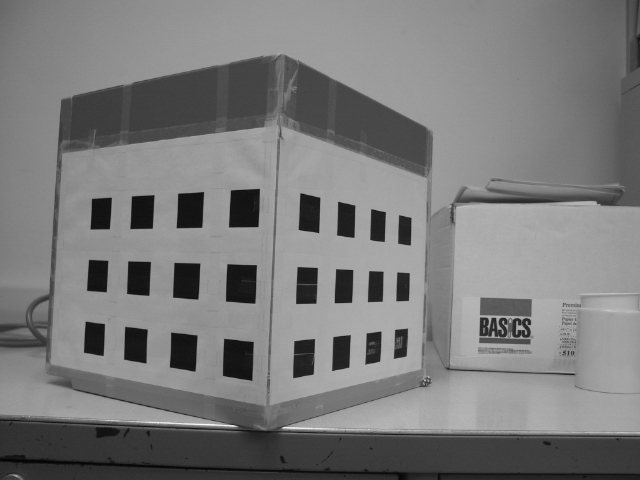
#> input picture im1.jpeg, 640 x 480 px
$ jupyter execute --allow-errors project3.ipynb
#> lines starting #> are read from the running program, lines starting #| are printed output that depends on the picture
[cell 1]
import cv2
import numpy as np

# Load the stereo images
left_img = cv2.imread('im1.jpeg', cv2.IMREAD_GRAYSCALE)
#> left_img is the input picture: shape (480, 640); min 3, max 249, mean 122.4
right_img = cv2.imread('im2.jpeg', cv2.IMREAD_GRAYSCALE)
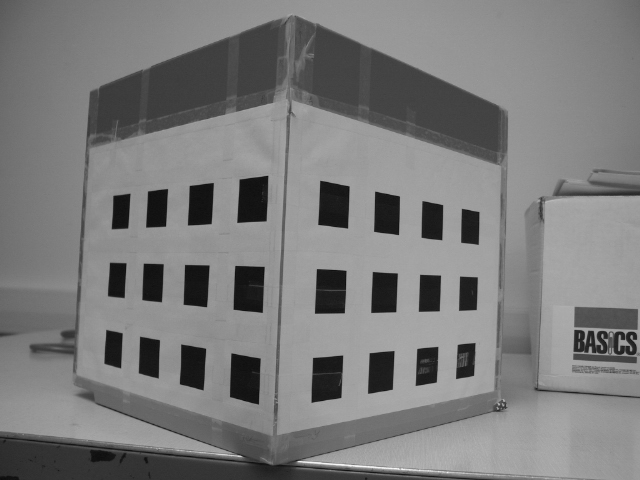
#> input picture im2.jpeg, 640 x 480 px
#> right_img is the input picture: shape (480, 640); min 11, max 249, mean 123.1

# Define the number of inner corners of the chessboard (for example, an 8x8 chessboard has 7x7 inner corners)
pattern_size = (7, 7)

# Find the chessboard corners in both images
ret_left, corners_left = cv2.findChessboardCorners(left_img, pattern_size)
#> ret_left = False; corners_left = None
ret_right, corners_right = cv2.findChessboardCorners(right_img, pattern_size)
#> ret_right = False; corners_right = None

if ret_left and ret_right:
    # Refine the detected corners
    criteria = (cv2.TERM_CRITERIA_EPS + cv2.TERM_CRITERIA_MAX_ITER, 30, 0.001)
    cv2.cornerSubPix(left_img, corners_left, (11, 11), (-1, -1), criteria)
    cv2.cornerSubPix(right_img, corners_right, (11, 11), (-1, -1), criteria)

    # These are your 2D points in each image
    points_2d_left = corners_left
    points_2d_right = corners_right
else:
    print("Could not find chessboard corners in one or both images.")

[cell 2]
left_img = cv2.imread('im1.jpeg', cv2.IMREAD_GRAYSCALE)
right_img = cv2.imread('im2.jpeg', cv2.IMREAD_GRAYSCALE)

[cell 3]
cv2.findChessboardCorners(left_img, (7,5))

[cell 4]
import cv2
import numpy as np

# 1. Load Images
img1 = cv2.imread("first_image.jpg")
img2 = cv2.imread("second_image.jpg")

# 2. Given 3D points and corresponding 2D points
# Replace with your data
object_points_left = np.array([
    [0, 1.5, 3.8],
    [0, 22.5, 3.8],
    [0, 22.5, 18.8],
    [0, 1.5, 18.8],
])

object_points_right = np.array([
    [24.3, 0, 3.8],
    [0, 22.5, 3.8],
    [0, 22.5, 18.8],
    [0, 1.5, 18.8],
])

# 3. Get 2D points (e.g., clicked on the images or detected automatically)
# For demonstration, let's assume they are:
image_points_left = np.array([
    # Example points, replace with detected coordinates
    [100, 100],
    [200, 100],
    [200, 200],
    [100, 200],
    [100, 50],
    [200, 50],
    [200, 250],
    [100, 250]
])

image_points_right = image_points_left + 5  # Just for demo, consider it's shifted by 5 pixels

# 4. Camera Calibration
#> (the rest of this cell did not finish here and is left out)

[cell 5]
import cv2

# Global variables
point_list = []
point_count = 0

# Mouse callback function
# [10 lines left out: function select_points, not called in this run]

# Read your image
img_left = cv2.imread('im1.jpeg')
img_right = cv2.imread('im2.jpeg')

# For left image
temp_img = img_left.copy()
cv2.imshow('Image', temp_img)
cv2.setMouseCallback('Image', select_points)
cv2.waitKey(0)

points_2d_left = point_list.copy()  # save the points for the left image
point_list.clear()  # clear the list to store points for the right image
point_count = 0  # reset point count

# For right image
temp_img = img_right.copy()
cv2.imshow('Image', temp_img)
cv2.setMouseCallback('Image', select_points)
cv2.waitKey(0)

points_2d_right = point_list

print("Points in left image:", points_2d_left)
print("Points in right image:", points_2d_right)

[cell 6]
import cv2
import numpy as np

# Given data
world_points_left = np.array([
    [  0.        ,  14.46666667,   3.8       ],
       [  0.        , 217.        ,   3.8       ],
       [  0.        , 217.        ,  18.8       ],
       [  0.        ,  14.46666667,  18.8       ],
], dtype=np.float32)

world_points_right = np.array([
 [394.        ,   0.        ,   3.8       ],
       [ 53.50617284,   0.        ,   3.8       ],
       [ 53.50617284,   0.        ,  18.8       ],
       [394.        ,   0.        ,  18.8       ],
], dtype=np.float32)

# Image dimensions
width = 1280
height = 720

# Approximate intrinsic matrix
fx = width
fy = height
cx = width / 2
cy = height / 2
intrinsic_matrix = np.array([[fx, 0, cx],
                             [0, fy, cy],
                             [0, 0, 1]], dtype=np.float32)


points_2d_left = np.array([(251, 379), (84, 352), (91, 201), (259, 190)], dtype=np.float32)
points_2d_right = np.array([(475, 373), (312, 402), (323, 185), (478, 214)], dtype=np.float32)

# Camera Calibration
#> (the rest of this cell did not finish here and is left out)

[cell 7]
import numpy as np

# Define your 3D and 2D points
points_3d = np.array([
    [0, 1.5, 3.8],
    [0, 22.5, 3.8],
    [0, 22.5, 18.8],
    [0, 1.5, 18.8],
    [24.3, 0, 3.8],
    [3.3, 0, 3.8],
    [3.3, 0, 18.8],
    [24.3, 0, 18.8]
])

points_2d_left = np.array([(251, 379), (84, 352), (91, 201), (259, 190)])
points_2d_right = np.array([(475, 373), (312, 402), (323, 185), (478, 214)])
points_2d = np.vstack((points_2d_left, points_2d_right))

# Compute 3D range
range_3d = np.max(points_3d, axis=0) - np.min(points_3d, axis=0)

# Compute 2D range
range_2d = np.max(points_2d, axis=0) - np.min(points_2d, axis=0)

# Compute scaling factors
scale_factors = range_2d / range_3d[:2]

# Scale the 3D points
points_3d_scaled = points_3d.copy()
points_3d_scaled[:, 0] *= scale_factors[0]
points_3d_scaled[:, 1] *= scale_factors[1]

print("Original 3D points:")
print(points_3d)
print("\nScaled 3D points:")
print(points_3d_scaled)

[cell 8]
points_3d_scaled

[cell 9]
import numpy as np
import cv2

# Image dimensions
width = 1280
height = 720

# Initialize intrinsic matrix
fx = width
fy = height
cx = width / 2
cy = height / 2
intrinsic_matrix = np.array([[fx, 0, cx],
                             [0, fy, cy],
                             [0, 0, 1]], dtype=np.float32)

# Initial distortion coefficients
dist_coeff = np.zeros((5,1), dtype=np.float32)

# Your 3D and 2D points
scaled_3d_points = np.array([
    [0, 14.46666667, 3.8],
    [0, 217, 3.8],
    [0, 217, 18.8],
    [0, 14.46666667, 18.8],
    [394, 0, 3.8],
    [53.50617284, 0, 3.8],
    [53.50617284, 0, 18.8],
    [394, 0, 18.8]
], dtype=np.float32)

points_2d_left = np.array([(251, 379), (84, 352), (91, 201), (259, 190)], dtype=np.float32)
points_2d_right = np.array([(475, 373), (312, 402), (323, 185), (478, 214)], dtype=np.float32)

# Camera Calibration
flags = 0
flags |= cv2.CALIB_FIX_INTRINSIC
#> (the rest of this cell did not finish here and is left out)

[cell 10]
import cv2
import numpy as np

# Reading the Images
left_img = cv2.imread("im1.jpeg")
right_img = cv2.imread("im2.jpeg")

# Known 3D world points and 2D image points
world_points = np.array([
    [0, 1.5, 0],
    [0, 22.5, 0],
    [0, 22.5, 0],
    [0, 1.5, 0],
    [24.3, 0, 0],
    [3.3, 0, 0],
    [3.3, 0, 0],
    [24.3, 0, 0]
], dtype=np.float32)

points_2d_left = np.array([
    [251, 379],
    [84, 352],
    [91, 201],
    [259, 190]
], dtype=np.float32)

points_2d_right = np.array([
    [475, 373],
    [312, 402],
    [323, 185],
    [478, 214]
], dtype=np.float32)

# Camera calibration
# Define image size
image_size = (left_img.shape[1], left_img.shape[0])  # (width, height)

# Initial camera matrix - assuming roughly central principal point and aspect ratio = 1
initial_camera_matrix = np.array([[1000, 0, image_size[0]/2], [0, 1000, image_size[1]/2], [0, 0, 1]])
#> (the rest of this cell did not finish here and is left out)

[cell 11]
import cv2
import numpy as np

# Load the left and right images in grayscale
imgL = cv2.imread('im1.jpeg', 0)
imgR = cv2.imread('im2.jpeg', 0)

# Use StereoSGBM to calculate disparity
window_size = 5
min_disp = 32
num_disp = 112-min_disp
stereo = cv2.StereoSGBM_create(minDisparity = min_disp,
    numDisparities = num_disp,
    blockSize = 16,
    P1 = 8*3*window_size**2,
    P2 = 32*3*window_size**2,
    disp12MaxDiff = 1,
    uniquenessRatio = 10,
    speckleWindowSize = 100,
    speckleRange = 32
)

[cell 12]
disparity = stereo.compute(imgL,imgR).astype(np.float32) / 16.0
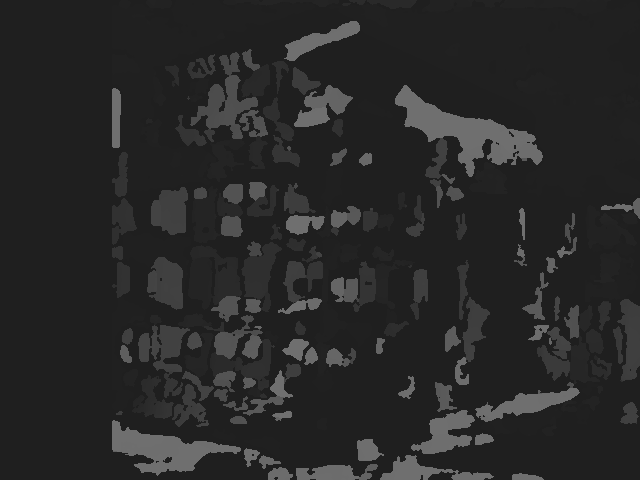
#> disparity: shape (480, 640) float32; min 31, max 111, mean 40.2

[cell 13]
disparity

[cell 14]
h, w = imgL.shape[:2]
f = 0.8 * w  # guess for focal length
Q = np.float32([[1, 0, 0, -0.5 * w],
                    [0, -1, 0, 0.5 * h],  # turn points 180 deg around x-axis,
                    [0, 0, 0, -f],  # so that y-axis looks up
                    [0, 0, 1, 0]])

[cell 15]
points = cv2.reprojectImageTo3D(disparity, Q)
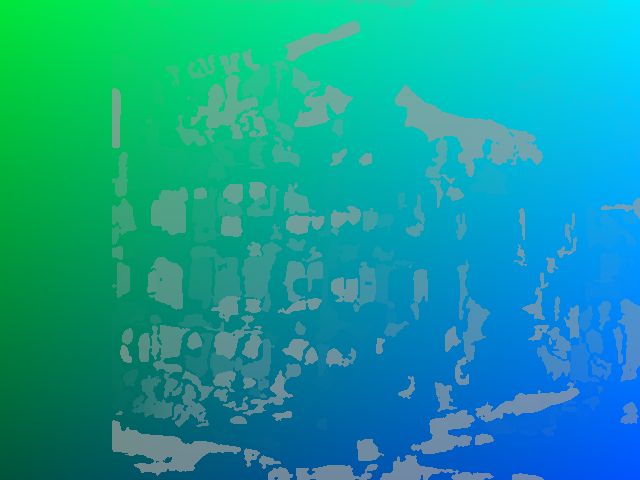
#> points: shape (480, 640, 3) float32; mean of channels 0, 1, 2 -0.0834, 0.125, -14.62; drawn with min black and max white

[cell 16]
points

[cell 17]
left_img
cv2.findChessboardCorners(left_img, (8,7))

[cell 18]
left_img

[cell 19]
import cv2
left = cv2.imread('im1.jpeg')

[cell 20]
gray = cv2.cvtColor(left, cv2.COLOR_BGR2GRAY)
cv2.findChessboardCornersSBWithMeta(gray, (6,4), None)

[cell 21]
import numpy as np
import cv2

# Define 3D world coordinates of 4 known points
world_points = np.array([
    [0, 1.5, 3.8],
    [0, 22.5, 3.8],
    [0, 22.5, 18.8],
    [0, 1.5, 18.8],
    [24.3, 0, 3.8],
    [3.3, 0, 3.8],
    [3.3, 0, 18.8],
    [24.3, 0, 18.8]
], dtype=np.float32).reshape(1, -1, 3)

# Define corresponding 2D image points
#407 356
points_2d_left = np.array([
    (251, 379),
    (84, 352),
    (91, 201),
    (259, 190),
    (407, 356),
    (294, 379),
    (300, 195),
    (411, 219),
], dtype=np.float32).reshape(1, -1, 2)

# Calibrate the camera
#> (the rest of this cell did not finish here and is left out)

[cell 22]
import math
import cv2
import numpy as np


with open('im1_points.txt', 'r') as f:
#> (reads im1_points.txt from the repository)
    points1 = f.readlines()

with open('im2_points.txt', 'r') as f:
#> (reads im2_points.txt from the repository)
    points2 = f.readlines()

with open('3DCoordinates.txt', 'r') as f:
#> (reads 3DCoordinates.txt from the repository)
    points_3d = f.readlines()

points1 = [point.split() for point in points1]  # 2D image points
points2 = [point.split() for point in points2]  # 2D image points
points_3d = [point.split() for point in points_3d]  # 3D world points
im1 = cv2.imread('im1.jpeg', cv2.IMREAD_GRAYSCALE)
im2 = cv2.imread('im2.jpeg', cv2.IMREAD_GRAYSCALE)


def camera_calibration(image_points, world_points):
    A = np.zeros((len(image_points) * 2, 12))
    for i, (image, object) in enumerate(zip(image_points, world_points)):
        X, Y, Z = [float(point) for point in object]
        x, y = [float(point) for point in image]
        A[2 * i, :] = [-X, -Y, -Z, -1, 0, 0, 0, 0, x * X, x * Y, x * Z, x]
        A[2 * i + 1, :] = [0, 0, 0, 0, -X, -Y, -Z, -1, y * X, y * Y, y * Z, y]
    # Perform SVD decomposition
    _, _, V = np.linalg.svd(A)
    P = V[-1].reshape((3, 4))

    # Extract camera parameters from V
    camera_params = V[-1, :12]
    camera_params /= camera_params[-1]  # Normalize the parameters

    print(f'Camera parameters: \n {camera_params}')
    # Compute the calibration error
    projection_error = 0.0
    for i, (image, object) in enumerate(zip(image_points, world_points)):
        X = [float(point) for point in object]
        X.append(1)
        x = [float(point) for point in image]
        x.append(1)

        projected_x = np.dot(camera_params.reshape((3, 4)), X)
        projected_x /= projected_x[-1]  # Normalizing
        projection_error += np.linalg.norm(projected_x[:-1] - x[:-1])

    mean_error = projection_error / len(image_points)
    print("Mean reprojection error: {}".format(mean_error))

    return camera_params


def calculate_fundamental_matrix(img1, img2):
    sift = cv2.SIFT_create()

    # Detect keypoints and compute descriptors for both images
    keypoints1, descriptors1 = sift.detectAndCompute(img1, None)
    keypoints2, descriptors2 = sift.detectAndCompute(img2, None)

    # Initialize Brute-Force Matcher
    bf = cv2.BFMatcher()

    # Match descriptors
    matches = bf.knnMatch(descriptors1, descriptors2, k=2)

    # Apply ratio test to keep good matches
    good_matches = []
    for m, n in matches:
        if m.distance < 0.75 * n.distance:
            good_matches.append(m)

    # Extract corresponding keypoints
    src_pts = np.float32([keypoints1[m.queryIdx].pt for m in good_matches]).reshape(-1, 1, 2)
    dst_pts = np.float32([keypoints2[m.trainIdx].pt for m in good_matches]).reshape(-1, 1, 2)

    # Compute fundamental matrix using RANSAC
    fundamental_matrix, mask = cv2.findFundamentalMat(src_pts, dst_pts, cv2.FM_RANSAC)

    print(fundamental_matrix)
    return fundamental_matrix


# [147 lines left out: functions calculate_zncc, drawEpipolarLine, three_dimensional_reconstruction, not called in this run]

M1 = camera_calibration(points1, points_3d)
M2 = camera_calibration(points2, points_3d)
F = calculate_fundamental_matrix(im1, im2)
#> in calculate_fundamental_matrix, `keypoints1, descriptors1 = sift.detectAndCompute(img1, None)`: keypoints1 = 429 keypoints; strongest (x, y, size): (245, 208, 23.1), (186, 281, 20.8), (241, 283, 23.6), (142, 212, 18.4)
#> in calculate_fundamental_matrix, `keypoints2, descriptors2 = sift.detectAndCompute(img2, None)`: keypoints2 = 369 keypoints; strongest (x, y, size): (333, 205, 25), (384, 293, 21.2), (381, 371, 21), (330, 291, 25.3)
#> in calculate_fundamental_matrix, `matches = bf.knnMatch(descriptors1, descriptors2, k=2)`: matches = 429 matches
#> after the loop in calculate_fundamental_matrix, `for m, n in matches:`: good_matches = 147 matches
#> in calculate_fundamental_matrix, `src_pts = np.float32([keypoints1[m.queryIdx].pt for m in good_matches]..`: src_pts = 147 rows, first 8: [47.54, 359.8], [66.29, 156.1], [67.21, 379.8], [67.21, 379.8], [69.67, 93.99], [69.79, 94.61], [72.23, 158.6], [74.9, 308]
#> in calculate_fundamental_matrix, `dst_pts = np.float32([keypoints2[m.trainIdx].pt for m in good_matches]..`: dst_pts = 147 rows, first 8: [74.21, 370.7], [92.66, 150.2], [90.52, 393], [90.52, 393], [96.59, 85.95], [96.59, 85.95], [92.66, 150.2], [99.77, 314.7]
#> in calculate_fundamental_matrix, `fundamental_matrix, mask = cv2.findFundamentalMat(src_pts, dst_pts, cv..`: fundamental_matrix = [[1.81e-07, 4.22e-05, -0.0119], [-4.97e-05, -7.02e-07, 0.0456], [0.0139, -0.0494, 1]]; mask = 147 values, max 1 at index 0, min 0 at index 4, mean 0.803
#| [[ 1.81027797e-07  4.21788655e-05 -1.18716237e-02]
#|  [-4.96572594e-05 -7.02350956e-07  4.55563961e-02]
#|  [ 1.39292079e-02 -4.94497562e-02  1.00000000e+00]]
#> F has the same summary as fundamental_matrix in calculate_fundamental_matrix

# [9 lines left out: function click_and_mark, not called in this run]


cv2.imshow('Image1', im1)
cv2.setMouseCallback('Image1', click_and_mark)

while True:
    key = cv2.waitKey(1) & 0xFF
#> (key q is pressed here)
    # Press 'q' to quit and save the points
    if key == ord('q'):
        break

[cell 23]
points_2d_left
img1 = cv2.imread('im1.jpeg')
im2 = cv2.imread('im2.jpeg')

#> (the rest of this cell did not finish here and is left out)

[cell 24]
import cv2
import numpy as np

[cell 25]
img1 = cv2.imread('im1.jpeg', 0)
img2 = cv2.imread('im2.jpeg', 0)

keypoints1, descriptors1 = cv2.SIFT_create().detectAndCompute(img1, None)
keypoints2, descriptors2 = cv2.SIFT_create().detectAndCompute(img2, None)

bf = cv2.BFMatcher(cv2.NORM_L2, crossCheck=True)
matches = bf.match(descriptors1, descriptors2)
#> matches = 191 matches
matches = sorted(matches, key=lambda x: x.distance)

points1 = np.float32([keypoints1[match.queryIdx].pt for match in matches]).reshape(-1, 1, 2)
#> points1 = 191 rows, first 8: [115.6, 92.59], [275.3, 213.1], [514.3, 320.7], [337.7, 141.4], [355.9, 148], [481.5, 326], [368.2, 152.8], [484.9, 334.4]
points2 = np.float32([keypoints2[match.trainIdx].pt for match in matches]).reshape(-1, 1, 2)
#> points2 = 191 rows, first 8: [134.8, 78.68], [279.9, 303.8], [616.6, 334.2], [372.8, 120.3], [401.7, 129.1], [576.1, 339.8], [417.8, 134.5], [580.5, 350]

[cell 26]
F, mask = cv2.findFundamentalMat(points1, points2, cv2.FM_LMEDS)
#> F = [[2.18e-07, 4.56e-05, -0.0122], [-5.26e-05, -1.21e-06, 0.0462], [0.014, -0.0499, 1]]; mask = 191 values, max 1 at index 0, min 0 at index 1, mean 0.717

[cell 27]
F
#> Out has the same summary as F

[cell 28]
mask
#> Out has the same summary as mask

[cell 29]
pts1 = points1[mask.ravel() == 1]
#> pts1 = 137 rows, first 8: [115.6, 92.59], [514.3, 320.7], [337.7, 141.4], [355.9, 148], [481.5, 326], [368.2, 152.8], [484.9, 334.4], [268.1, 392.5]
pts2 = points2[mask.ravel() == 1]
#> pts2 = 137 rows, first 8: [134.8, 78.68], [616.6, 334.2], [372.8, 120.3], [401.7, 129.1], [576.1, 339.8], [417.8, 134.5], [580.5, 350], [275.4, 419.9]

[cell 30]
height, width = img1.shape[:2]
_, h_1, h_2 = cv2.stereoRectifyUncalibrated(pts1, pts2, F, (width, height))
#> h_1 = [[0.0316, -2.21e-05, 5.56], [-0.0203, 0.0506, 4.38], [-7.63e-05, -4.28e-06, 0.0676]]; h_2 = [[0.59, 0.0225, 125.9], [-0.345, 0.988, 113.5], [-0.00128, -4.88e-05, 1.42]]

[cell 31]
img_l_rect = cv2.warpPerspective(img1, h_1, (width, height))
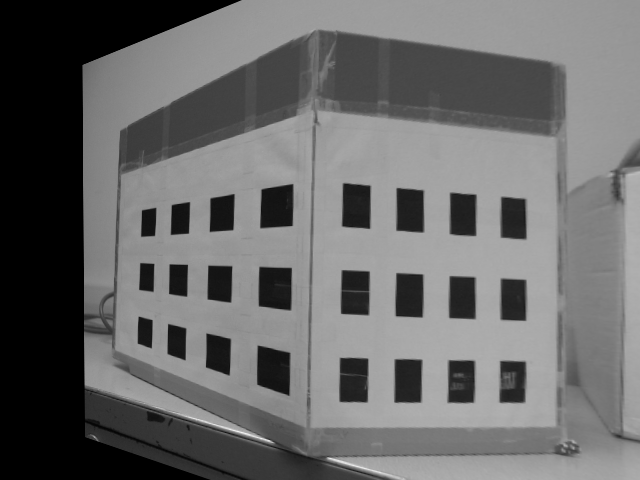
#> img_l_rect: shape (480, 640); min 0, max 243, mean 105.5
img_r_rect = cv2.warpPerspective(img2, h_2, (width, height))
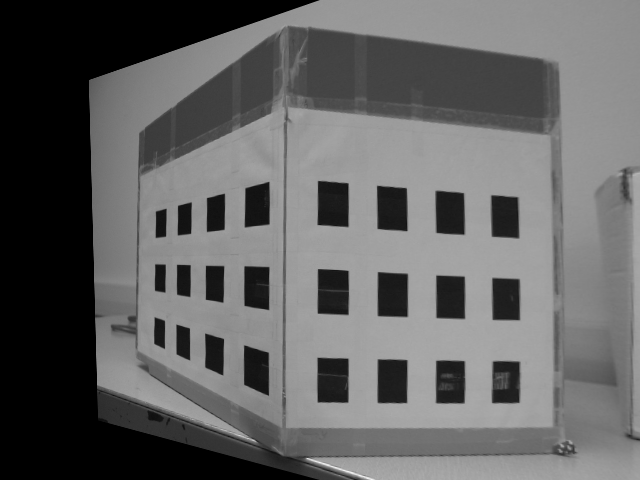
#> img_r_rect: shape (480, 640); min 0, max 243, mean 98.6
#> (the rest of the program and of its run is left out)
